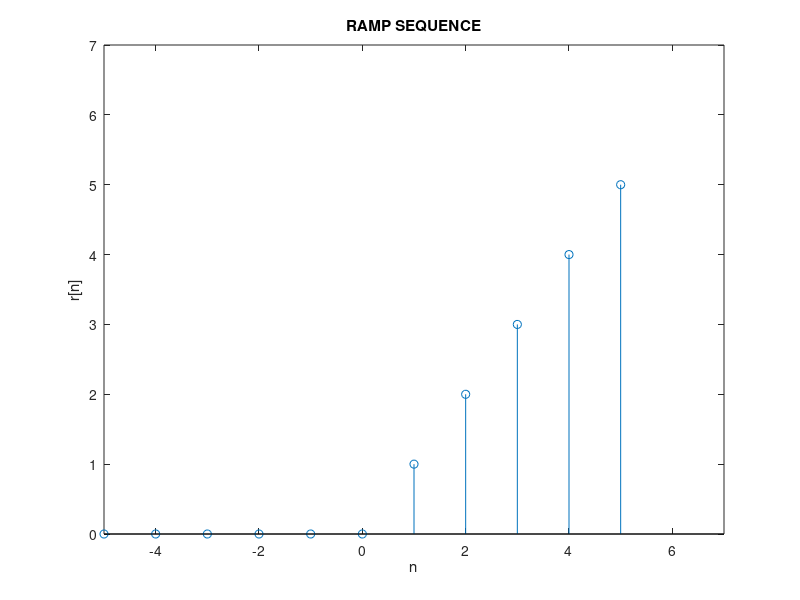

MATLAB code to generate this figure:
clc;

clear all;
n=-5:5;
i=1;
for n=-5:5
    if n>0
        y(i)=n;
    else
        y(i)=0;
        
    end
   i=i+1;
end
n=-5:5;
stem(n,y);
xlabel('n');
ylabel('r[n]');
title('RAMP SEQUENCE');
axis([-5 7 0 7]);

